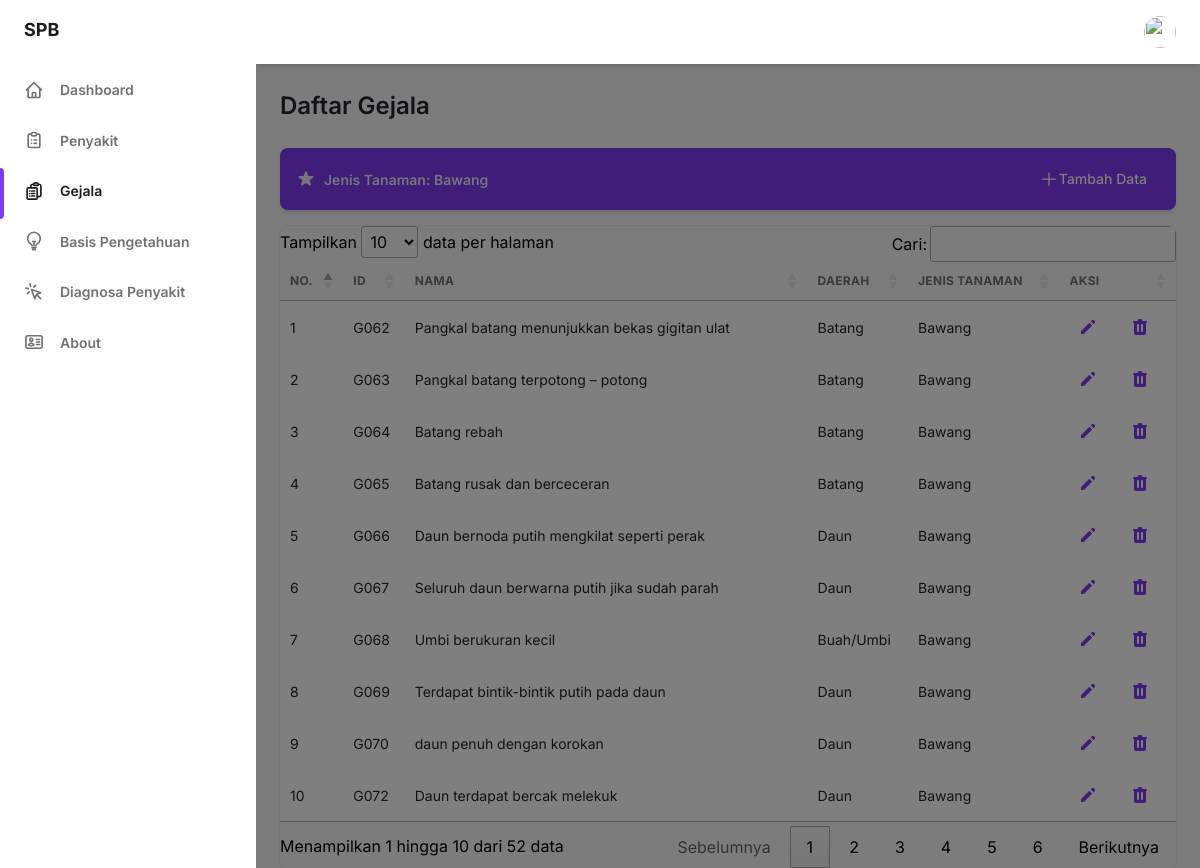
Screenshot of /admin/gejala/gejala.php with the database file from the repository.
### tables this page shows
CREATE TABLE `gejala` (
  `idgejala` varchar(10) NOT NULL,
  `gejala` varchar(1000) NOT NULL,
  `daerah` varchar(10) NOT NULL,
  `jenistanaman` varchar(20) NOT NULL
);

### admin/gejala/gejala.php (the view, shortened to what this page needs)
<?php
include('../../koneksi.php');
?>
<!DOCTYPE html>
<html x-data="data()" lang="en">
<head>
    <link rel="stylesheet" href="../../assets/css/tailwind.output.css" />
    <link rel="stylesheet" href="https://cdn.datatables.net/1.13.5/css/jquery.dataTables.min.css">
    <link
        rel="stylesheet"
        href="https://cdnjs.cloudflare.com/ajax/libs/Chart.js/2.9.3/Chart.min.css" />
</head>
<body>
    <div
        class="flex h-screen bg-gray-50 dark:bg-gray-900"
        :class="{ 'overflow-hidden': isSideMenuOpen }">
        <?php include('../component/sidebar_desktop.php') ?>
        <?php include('../component/sidebar_mobile.php') ?>
        <div class="flex flex-col flex-1 w-full">
            <?php include('../component/header.php') ?>
            <main class="h-full overflow-y-auto">
                <div class="container px-6 mx-auto grid">
                    <h2
                        class="my-6 text-2xl font-semibold text-gray-700 dark:text-gray-200">
                        Daftar Gejala
                    </h2>
                    <div
                        class="flex items-center justify-between p-4 mb-4 text-sm font-semibold text-purple-100 bg-purple-600 rounded-lg shadow-md focus:outline-none focus:shadow-outline-purple"
                        href="https://github.com/estevanmaito/windmill-dashboard">
                        <div class="flex items-center">
                            <span>Jenis Tanaman: Bawang</span>
                        </div>
                        <a class="flex items-center space-x-2 px-3 py-1 text-sm font-medium leading-5 text-white transition-colors duration-150 bg-purple-600 border border-transparent rounded-md active:bg-purple-600 hover:bg-purple-700 focus:outline-none focus:shadow-outline-purple"
                             href="tambah_gejala.php">
                            <svg xmlns="http://www.w3.org/2000/svg" fill="none" viewBox="0 0 24 24" stroke-width="1.5" stroke="currentColor" class="w-5 h-5">
                                <path stroke-linecap="round" stroke-linejoin="round" d="M12 4.5v15m7.5-7.5h-15" />
                            </svg>
                            <span>Tambah Data</span>
                        </a>
                    </div>
                    <?php
                    $queri = "Select * From gejala where jenistanaman = 'Bawang'";
                    $hasil = mysqli_query($konek_db, $queri);
                    $id = 0;
                    ?>
                    <div class="w-full overflow-hidden rounded-lg shadow-xs">
                        <div class="w-full overflow-x-auto">
                            <table id="myTable" class="w-full whitespace-no-wrap">
                                <thead>
                                    <tr
                                        class="text-xs font-semibold tracking-wide text-left text-gray-500 uppercase border-b dark:border-gray-700 bg-gray-50 dark:text-gray-400 dark:bg-gray-800">
                                        <th class="px-4 py-3">No.</th>
                                        <th class="px-4 py-3">ID</th>
                                        <th class="px-4 py-3">Nama</th>
                                        <th class="px-4 py-3">Daerah</th>
                                        <th class="px-4 py-3">Jenis Tanaman</th>
                                        <th class="px-4 py-3">Aksi</th>
                                    </tr>
                                </thead>
                                <tbody
                                    class="bg-white divide-y dark:divide-gray-700 dark:bg-gray-800">
                                    <?php
                                    while ($data = mysqli_fetch_array($hasil)) {
                                        $id++;
                                    ?>
                                        <tr class="text-gray-700 dark:text-gray-400">
                                            <td class="px-4 py-3 text-sm">
                                                <?php echo $id ?>
                                            </td>
                                            <td class="px-4 py-3 text-sm">
                                                <?php echo  $data[0] ?>
                                            </td>
                                            <td class="px-4 py-3 text-sm">
                                                <?php echo $data[1] ?>
                                            </td>
                                            <td class="px-4 py-3 text-sm">
                                                <?php echo $data[2] ?>
                                            </td>
                                            <td class="px-4 py-3 text-sm">
                                                <?php echo $data[3] ?>
                                            </td>
                                            <td class="px-4 py-3">
                                                <div class="flex items-center space-x-4 text-sm">
                                                    <a href="edit_gejala.php?id=<?php echo $data[0]; ?>"
                                                        class="flex items-center justify-between px-2 py-2 text-sm font-medium leading-5 text-purple-600 rounded-lg dark:text-gray-400 focus:outline-none focus:shadow-outline-gray"
                                                        aria-label="Edit">
                                                        <svg
                                                            class="w-5 h-5"
                                                            aria-hidden="true"
                                                            fill="currentColor"
                                                            viewBox="0 0 20 20">
                                                            <path
                                                                d="M13.586 3.586a2 2 0 112.828 2.828l-.793.793-2.828-2.828.793-.793zM11.379 5.793L3 14.172V17h2.828l8.38-8.379-2.83-2.828z"></path>
                                                        </svg>
                                                    </a>
                                                    <a href="hapus_gejala.php?id=<?php echo $data[0]; ?>"
                                                        class="flex items-center justify-between px-2 py-2 text-sm font-medium leading-5 text-purple-600 rounded-lg dark:text-gray-400 focus:outline-none focus:shadow-outline-gray"
                                                        aria-label="Delete"
                                                        onclick="return confirm('Yakin ingin menghapus data ini?');">
                                                    </a>
                                                </div>
                                            </td>
                                        </tr>
                                    <?php
                                    }
                                    ?>
                                </tbody>
                            </table>
                        </div>
                    </div>
                </div>
            </main>
        </div>
    </div>
</body>
</html>

### rows the page displays
gejala: idgejala "G062", gejala "Pangkal batang menunjukkan bekas gigitan ulat", daerah "Batang", jenistanaman "Bawang"
gejala: idgejala "G063", gejala "Pangkal batang terpotong – potong", daerah "Batang", jenistanaman "Bawang"
gejala: idgejala "G064", gejala "Batang rebah", daerah "Batang", jenistanaman "Bawang"
gejala: idgejala "G065", gejala "Batang rusak dan berceceran", daerah "Batang", jenistanaman "Bawang"
gejala: idgejala "G066", gejala "Daun bernoda putih mengkilat seperti perak", daerah "Daun", jenistanaman "Bawang"
gejala: idgejala "G067", gejala "Seluruh daun berwarna putih jika sudah parah", daerah "Daun", jenistanaman "Bawang"
gejala: idgejala "G068", gejala "Umbi berukuran kecil", daerah "Buah/Umbi", jenistanaman "Bawang"
gejala: idgejala "G069", gejala "Terdapat bintik-bintik putih pada daun", daerah "Daun", jenistanaman "Bawang"
gejala: idgejala "G070", gejala "daun penuh dengan korokan", daerah "Daun", jenistanaman "Bawang"
gejala: idgejala "G072", gejala "Daun terdapat bercak melekuk", daerah "Daun", jenistanaman "Bawang"
